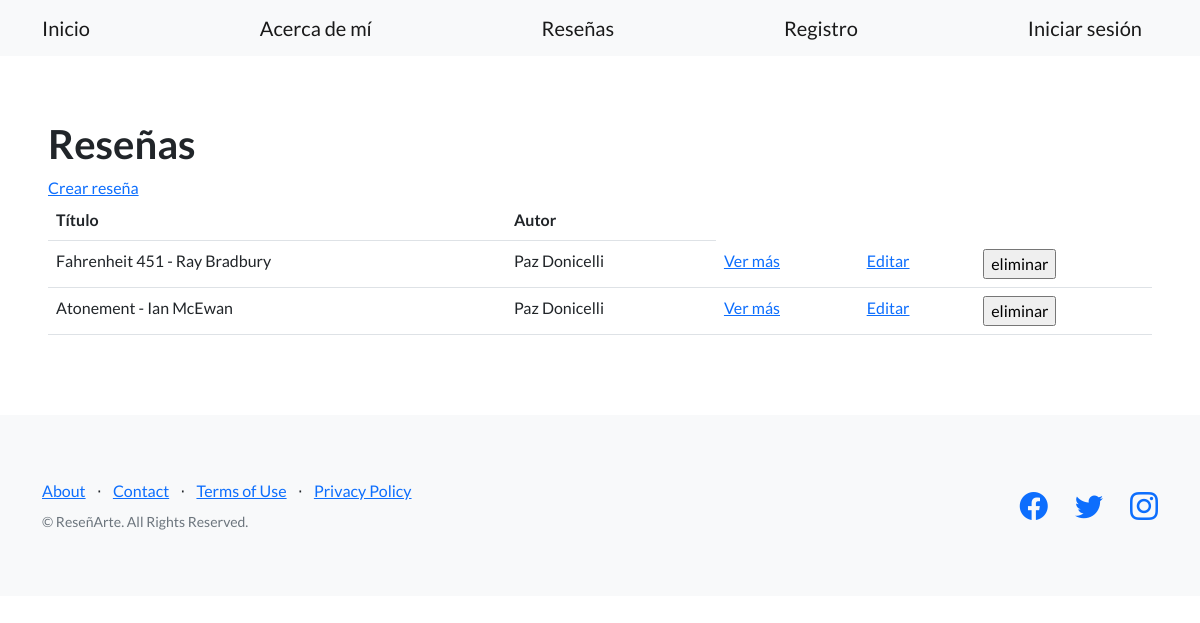
/blog/pages/, run on the app's committed database.
### blog/models.py (models this page shows, shortened)
class Reseña (models.Model):
    titulo = models.CharField(max_length=256)
    subtitulo = models.CharField(max_length=256)
    cuerpo = models.TextField()
    autor = models.CharField(max_length=256)
    fecha = models.DateField()

### blog/views.py (the view)
# urls.py: path("pages/", listar_reseñas, name="listar_reseñas"),
def listar_reseñas(request):
   contexto = {
       "reseñas": Reseña.objects.all(),
   }
   http_response = render(
       request=request,
       template_name='blog/lista_reseñas.html',
       context=contexto,
   )
   return http_response

### blog/templates/blog/lista_reseñas.html (shortened to what this page needs)
{% extends "blog/base.html" %}
{% load static %}
{% block contenido %}
<section>
    <div>
      <h1>Reseñas</h1>
      <a href="{% url 'crear_reseña' %}">Crear reseña</a>
      <table class="table">
        <tbody>
          <tr>
            <th>Título</th>
            <th>Autor</th>
          </tr>
          {% for reseña in reseñas %}
          <tr>
            <td>{{ reseña.titulo }}</td>
            <td>{{ reseña.autor }}</td>
            <td>
              <a href="{% url 'ver_reseña' reseña.id %}">Ver más</a>
            </td>
            <td>
              <a href="{% url 'editar_reseña' reseña.id %}">Editar</a>
            </td>
            <td>
              <form action="{% url 'eliminar_reseña' reseña.id %}" method="post">
                <input type="submit" value="eliminar"/>
              </form>
            </td>
          </tr>
          {% endfor %}
        </tbody>
      </table>
    </div>
   </section>
{% endblock contenido %}

### data on the page
Reseña: titulo "Fahrenheit 451 - Ray Bradbury", autor "Paz Donicelli"
Reseña: titulo "Atonement - Ian McEwan", autor "Paz Donicelli"
